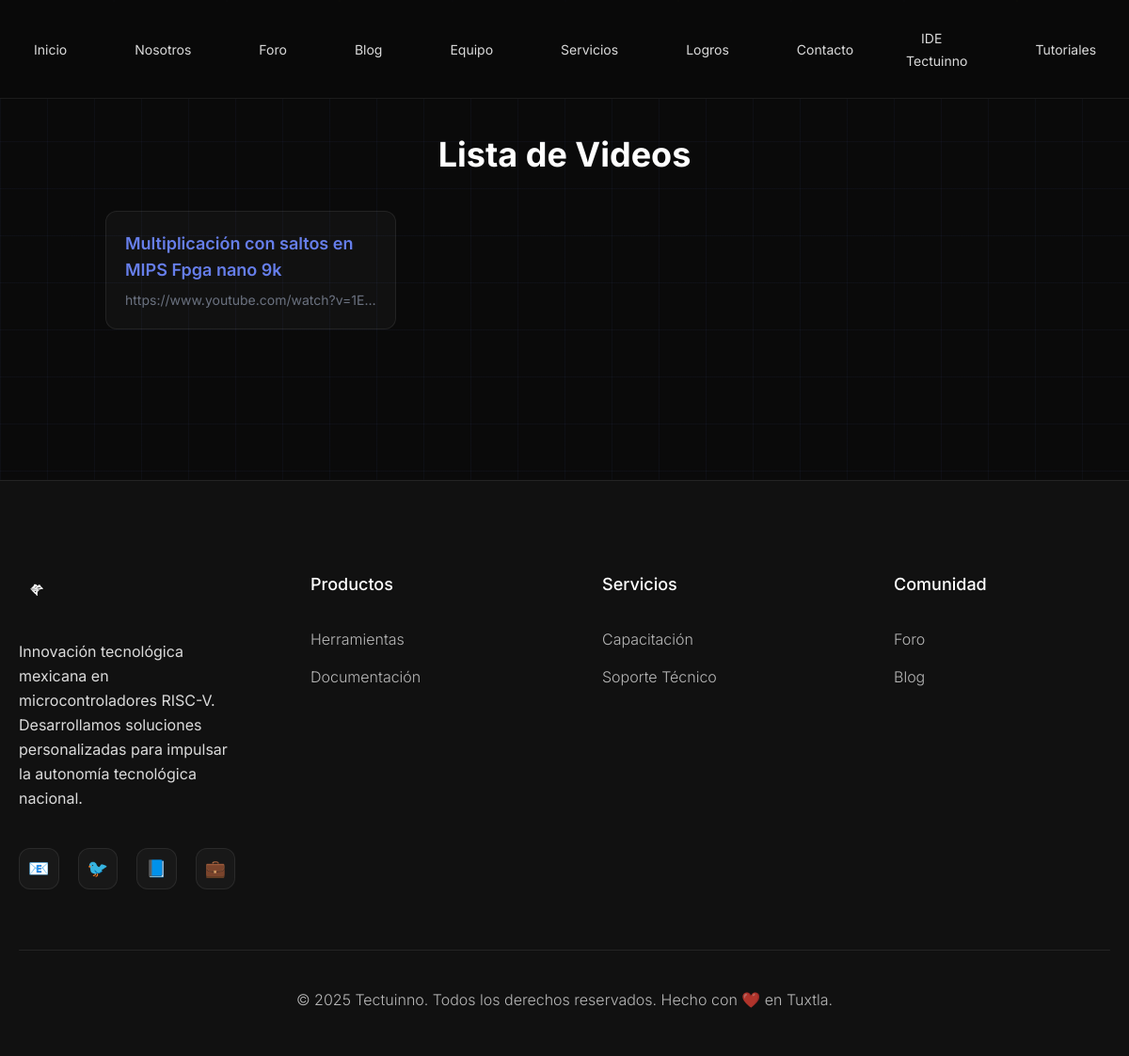
Screenshot of /videos/ with the database file from the repository.
### videos/models.py (models this page shows, shortened)
class Video(models.Model):
    titulo = models.CharField(max_length=255)
    url = models.URLField()

### videos/views.py (the view)
# urls.py: path('', list_videos, name='list_videos'),
def list_videos(request):
    videos = Video.objects.all()
    context = {
        'videos': videos,
    }
    return render(request, 'videos/list_videos.html', context)

### templates/videos/list_videos.html (shortened to what this page needs)
{% extends "page/base.html" %}
{% block content %}
<div class="max-w-5xl mx-auto px-6 py-16 mt-20 fade-in-up">
    <h1 class="text-4xl font-bold mb-10 text-primary text-center">
        Lista de Videos
    </h1>
    <div class="grid grid-cols-1 sm:grid-cols-2 lg:grid-cols-3 gap-6">
        {% for video in videos %}
        <div class="bg-card border border-primary rounded-xl p-5
                    transition-all duration-300
                    hover:bg-card-hover hover:border-hover
                    hover:shadow-lg cursor-pointer fade-in-up">
            <a href="{% url 'ver_video' video.id %}" class="block">
                <h2 class="text-lg font-semibold text-accent mb-2">
                    {{ video.titulo }}
                </h2>
                <p class="text-sm text-gray-500 truncate">
                    {{ video.url }}
                </p>
            </a>
        </div>
        {% empty %}
        <p class="text-center text-muted col-span-full">
            No hay videos agregados aún.
        </p>
        {% endfor %}
    </div>
</div>
{% endblock %}

### templates/page/base.html (style rules this page uses)
:root { --bg-primary: #0a0a0a; --bg-secondary: #111111; --bg-card: rgba(255, 255, 255, 0.03); --bg-card-hover: rgba(255, 255, 255, 0.06); --border-primary: rgba(255, 255, 255, 0.08); --border-hover: rgba(102, 126, 234, 0.3); --text-primary: #ffffff; --text-secondary: rgba(255, 255, 255, 0.85); --text-muted: rgba(255, 255, 255, 0.7); --accent-primary: #667eea; --accent-secondary: #764ba2; --accent-gold: #ffd700; --particle-1: rgba(102, 126, 234, 0.5); --particle-2: rgba(118, 75, 162, 0.5); --particle-3: rgba(255, 215, 0, 0.4); --grid-color: rgba(102, 126, 234, 0.05); --navbar-bg: rgba(10, 10, 10, 0.95); --navbar-border: rgba(255, 255, 255, 0.08); }
* { margin: 0; padding: 0; box-sizing: border-box; }
body { font-family: 'Inter', -apple-system, BlinkMacSystemFont, 'Segoe UI', sans-serif; background: var(--bg-primary); color: var(--text-primary); overflow-x: hidden; line-height: 1.6; transition: all 0.3s ease; font-weight: 400; }
.fade-in-up { opacity: 0; transform: translateY(50px); transition: all 0.8s ease; }
.fade-in-up.animate { opacity: 1; transform: translateY(0); }
.bg-card { background: var(--bg-card); }
.border-primary { border-color: var(--border-primary); }
.text-primary { color: var(--text-primary); }
.text-accent { color: var(--accent-primary); }

### rows the page displays
Video: titulo "Multiplicación con saltos en MIPS Fpga nano 9k", url "https://www.youtube.com/watch?v=1E…"
